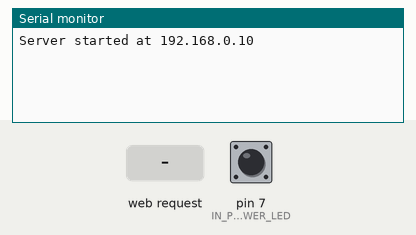
This sketch was run on a simulated Arduino Uno, built with avr-gcc and run on an emulated ATmega328P. Shown: the last lines printed to the serial monitor. The test bench sets the inputs (shaded band); at power-on: pin 7 (IN_PIN_POWER_LED) HIGH. WiFi joins after 1.5 s; servers stay silent unless stated.

Above: at 1.2 s.
1.3 s: HTTP request GET /powerStatus received
At 2.3 s:
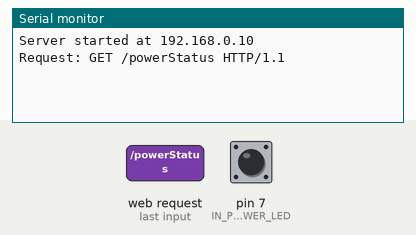
2.8 s: HTTP request GET /powerOn received
At 3.4 s:
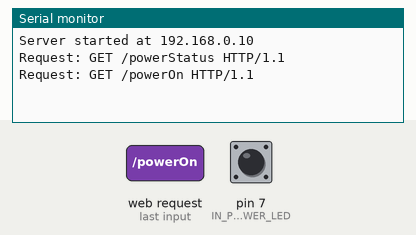
4.3 s: HTTP request GET /standBy received
At 7.1 s:
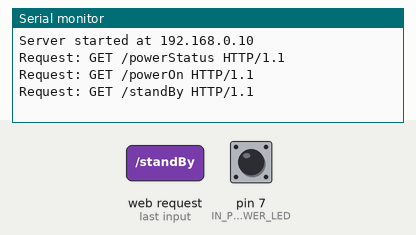
7.3 s: HTTP request GET /reset received
At 8.0 s:
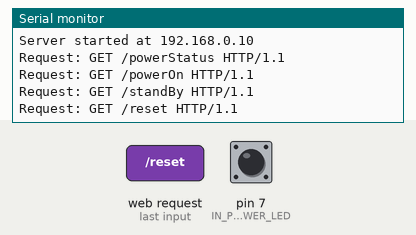
8.8 s: HTTP request GET /kill received
At 9.1 s:
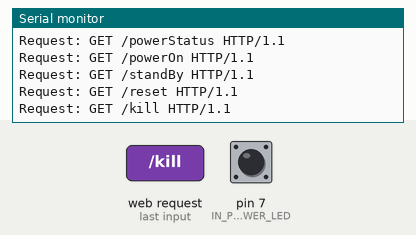

The sketch:

src.ino
```cpp
// #define WEBSITE_ON_SD_CARD // Comment out this line when using external
// webserver
#define WEBSITE_ON_EXTERNAL_WEBSERVER // Comment this line out the using SD
                                      // card

#include <Ethernet.h>
#ifdef WEBSITE_ON_SD_CARD
#include <SD.h>
#endif

byte mac[] = {0xDE, 0xAD, 0xBE, 0xEF, 0xFE, 0xED};
IPAddress ip(192, 168, 0, 10); // Edit IP address here
EthernetServer server(80);
long delayStart;

const int IN_PIN_POWER_LED = 7;
const int OUT_PIN_POWER = 8, OUT_PIN_RESET = 9;
const int POWER_LED_OFF_DELAY = 3000; // ms

// Commands
bool powerOn, standBy, reset, kill;
// States
bool powerLed;

void setup() {
  // PINs and serial
  pinMode(IN_PIN_POWER_LED, INPUT_PULLUP);
  pinMode(OUT_PIN_POWER, OUTPUT);
  pinMode(OUT_PIN_RESET, OUTPUT);
  Serial.begin(9600);

  // Server
  Ethernet.begin(mac, ip);
  server.begin();
  Serial.print("Server started at ");
  Serial.println(Ethernet.localIP());
  delayStart = millis();

  // SD card
#ifdef WEBSITE_ON_SD_CARD
  Serial.println("Initializing SD card...");
  if (!SD.begin(4)) {
    Serial.println("ERROR - SD card initialization failed!");
    return;
  }
  Serial.println("SUCCESS - SD card initialized.");

  Serial.println("Searching for website on SD card...");
  if (!SD.exists("index.htm")) {
    Serial.println("ERROR - Can't find index.htm!");
    return;
  }
  Serial.println("SUCCESS - Found file.");
#endif
}

void loop() {
  // Read inputs
  if (digitalRead(IN_PIN_POWER_LED) == 0) {
    powerLed = true;
    delayStart = millis();
  } else if (millis() - delayStart > POWER_LED_OFF_DELAY)
    powerLed = false;

  // Server
  EthernetClient client = server.available();
  String request;

  if (client) {
    bool currentLineIsBlank = false;
    request = "";
    while (client.connected()) {
      if (client.available()) {
        char reqChar = client.read(); // Read 1 byte (character) from client

        if (currentLineIsBlank == true)
          continue;
        else if (reqChar == '\n' && request.length() > 0) {
          currentLineIsBlank = true;
          continue;
        }
        request += reqChar;
      } else {
        Serial.print("Request: ");
        Serial.println(request);
        if (request.length() > 0) {
          if (request.startsWith("GET /")) {
            request.replace("GET /", "");
            sendResponse(request.substring(0, request.indexOf(" ")), client);
            break;
          } else {
            client.println("HTTP/1.1 404 Not Found\n\r");
            break;
          }
        }
      }
    }

    delay(1); // Give the web browser time to receive the data
    client.stop();
  }

  // Control outputs
  if (powerOn) {
    controlOutput(OUT_PIN_POWER, 500);
    powerOn = false;
  } else if (standBy) {
    controlOutput(OUT_PIN_POWER, 500);
    standBy = false;
  } else if (reset) {
    controlOutput(OUT_PIN_RESET, 500);
    reset = false;
  } else if (kill) {
    Serial.println("kill");
    controlOutput(OUT_PIN_POWER, 5000);
    kill = false;
  }
}

void sendResponse(String request, EthernetClient client) {
  client.println("HTTP/1.1 200 OK");
#ifdef WEBSITE_ON_EXTERNAL_WEBSERVER
  client.println("Access-Control-Allow-Origin: *");
  client.println("Access-Control-Allow-Methods: GET");
  client.println("Access-Control-Allow-Headers: Content-Type");
  client.println("Content-Type: text/plain");
  client.println("Connection: close");
  client.println();
#endif

  // Send file to client
  if (request == "") {
#ifdef WEBSITE_ON_SD_CARD
    request = "index.htm";
    client.println("Content-Type: text/html\n\r\n\r");
    File webFile = SD.open(request);
    if (webFile) {
      while (webFile.available()) {
        client.write(webFile.read());
      }
      webFile.close();
    }
#endif
#ifdef WEBSITE_ON_EXTERNAL_WEBSERVER
    client.println("HTTP/1.1 404 Not Found\n\r");
#endif
  }
  // Button actions and status request
  else {
    client.println("\n\r\n\r");
    if (request == "powerStatus") {
      if (powerLed)
        client.write("powerStatus:on");
      else
        client.write("powerStatus:off");
    } else if (request == "powerOn") {
      if (!powerLed)
        powerOn = true;
    } else if (request == "standBy") {
      if (powerLed)
        standBy = true;
    } else if (request == "reset") {
      if (powerLed)
        reset = true;
    } else if (request == "kill") {
      if (powerLed)
        kill = true;
    } else
      client.println("HTTP/1.1 404 Not Found\n\r");
  }
}

void controlOutput(int output, int delayTime) {
  digitalWrite(output, HIGH);
  delay(delayTime);
  digitalWrite(output, LOW);
  delay(3000);
}
```

Measured:
- after the input at 1.3 s, the serial monitor: prints a new line at once (image 1)
- after the input at 2.8 s, the serial monitor: prints a new line at once (image 2)
- after the input at 4.3 s, the serial monitor: prints a new line after 2.0 s (image 3)
- after the input at 7.3 s, the serial monitor: prints a new line at once (image 4)
- after the input at 8.8 s, the serial monitor: prints a new line at once (image 5)
